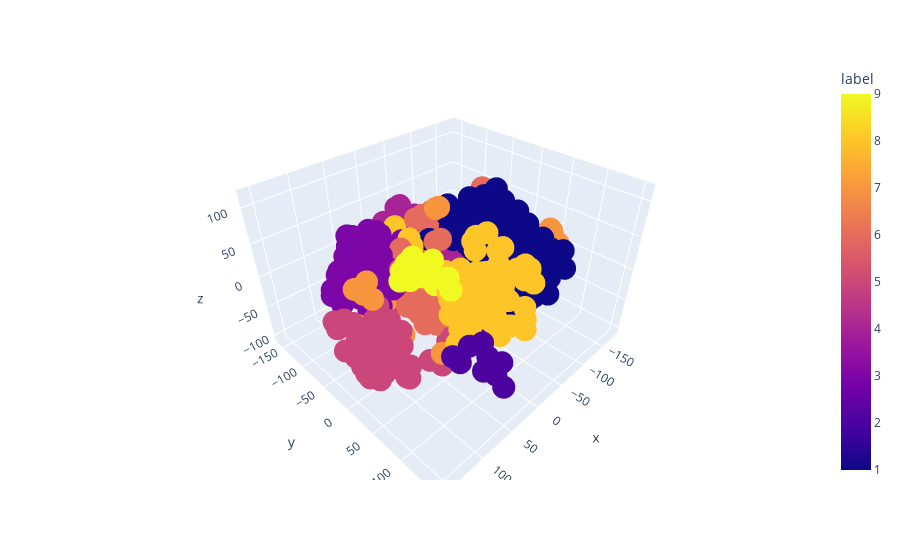

Source (notebook cell):
### Code cell
# Choose optimal k from elbow point
from kneed import KneeLocator
kn = KneeLocator(K, inertias, curve='convex', direction='decreasing')
optimal_k = kn.knee
print(f'Optimal k: {optimal_k}')
# Use optimal k for clustering
kmeans = KMeans(n_clusters=optimal_k, random_state=42)
kmeans.fit(scaled_embeddings)
y_kmeans = kmeans.labels_

# TSNE visualization
strings = df_final['Map Data'].to_numpy()
tsne = TSNE(n_components=3, random_state=0, verbose=2, perplexity=25, n_iter=4000)
x_3d = tsne.fit_transform(scaled_embeddings)

df = pd.DataFrame({
    'x': x_3d[:, 0],
    'y': x_3d[:, 1],
    'z': x_3d[:, 2],
    'label': y_kmeans[:x_3d.shape[0]] + 1,
    'strings': strings[:x_3d.shape[0]]
})

# Plot
color_sequence = px.colors.qualitative.Plotly
fig = px.scatter_3d(df, x='x', y='y', z='z', 
                    color='label', 
                    color_discrete_sequence=color_sequence,
                    hover_data={'strings': True})
fig.show()

### Figure 1 — Plotly figure (JSON) as saved in the notebook; plotly's stock layout.template omitted (floating-point values rounded to 4 significant figures; data arrays with more than 128 entries replaced by an {"elided": "..."} marker saying what was removed)
{"data": [{"customdata": {"elided": "814x1 str values"}, "hovertemplate": "x=%{x}<br>y=%{y}<br>z=%{z}<br>strings=%{customdata[0]}<br>label=%{marker.color}<extra></extra>", "legendgroup": "", "marker": {"color": {"elided": "814 int values"}, "coloraxis": "coloraxis", "symbol": "circle"}, "mode": "markers", "name": "", "scene": "scene", "showlegend": false, "type": "scatter3d", "x": {"elided": "814 float values"}, "y": {"elided": "814 float values"}, "z": {"elided": "814 float values"}}], "layout": {"coloraxis": {"colorbar": {"title": {"text": "label"}}, "colorscale": [[0, "#0d0887"], [0.1111, "#46039f"], [0.2222, "#7201a8"], [0.3333, "#9c179e"], [0.4444, "#bd3786"], [0.5556, "#d8576b"], [0.6667, "#ed7953"], [0.7778, "#fb9f3a"], [0.8889, "#fdca26"], [1, "#f0f921"]]}, "legend": {"tracegroupgap": 0}, "margin": {"t": 60}, "scene": {"domain": {"x": [0, 1], "y": [0, 1]}, "xaxis": {"title": {"text": "x"}}, "yaxis": {"title": {"text": "y"}}, "zaxis": {"title": {"text": "z"}}}}}
